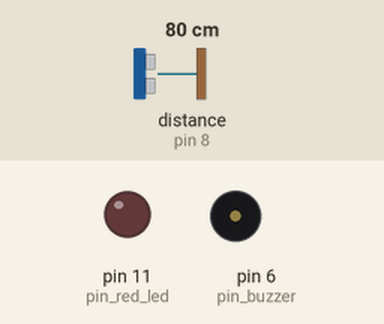
The sketch below on a simulated Arduino Uno, built with avr-gcc and run on an emulated ATmega328P. Parts: output pins drawn as LEDs (lit = HIGH), buzzer (waves = sounding, pin HIGH). Wiring (inferred from the names in the program): ultrasonic range finder: trigger pin 7; echo pin 8. The test bench sets the inputs (shaded band); at power-on: distance to the obstacle (sensor on pin 8) 80 cm. The echo pulse lasts 58.3 µs per cm; pins used as bus, display or sensor lines are not drawn.

Above: at 1.2 s.
1.3 s: distance to the obstacle (sensor on pin 8) set to 33 cm
2.8 s: distance to the obstacle (sensor on pin 8) set to 28 cm
At 3.8 s:
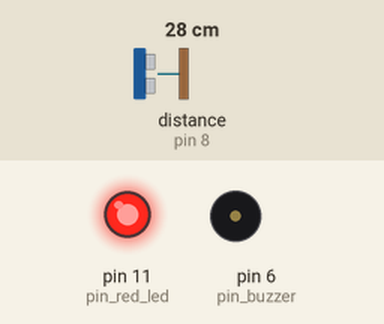
4.3 s: distance to the obstacle (sensor on pin 8) set to 12 cm
5.8 s: distance to the obstacle (sensor on pin 8) set to 9 cm
At 6.7 s:
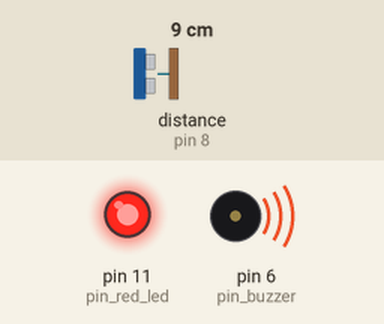
7.3 s: distance to the obstacle (sensor on pin 8) set to 18 cm
At 8.4 s:
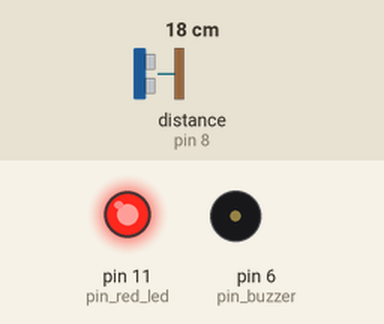
8.8 s: distance to the obstacle (sensor on pin 8) set to 2 cm
At 9.2 s:
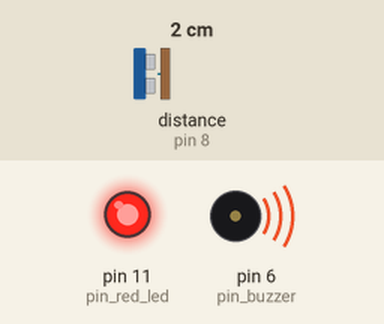
Timing chart, 0 to 11.3 s (numbered marks = the images above; inputs shaded):
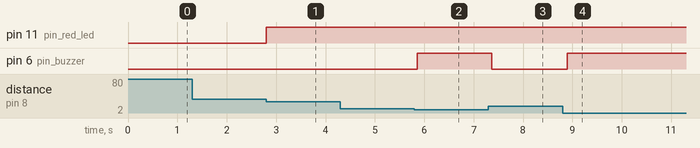

The sketch:

unit-011-diffrent-warnings-to-different-distances.ino
```cpp
const char pin_trig    = 7;
const char pin_echo    = 8;
const char pin_buzzer  = 6;
const char pin_red_led = 11;
void setup() {
  pinMode(pin_trig, OUTPUT);
  pinMode(pin_echo, INPUT);
  pinMode(pin_buzzer, OUTPUT);
  pinMode(pin_red_led, OUTPUT);


  // Optional: for debugging
  // Serial.begin(9600);
}
void loop() {
  long duration;
  int distance_cm;


  // Make sure Trig is LOW
  digitalWrite(pin_trig, LOW);
  delayMicroseconds(2);


  // Send a 10 µs pulse on Trig
  digitalWrite(pin_trig, HIGH);
  delayMicroseconds(10);
  digitalWrite(pin_trig, LOW);


  // Read echo time
  duration = pulseIn(pin_echo, HIGH);


  // Convert time to distance in cm (approximate)
  distance_cm = duration * 0.034 / 2;


  // Optional: see the value in Serial Monitor
  // Serial.print("Distance: ");
  // Serial.print(distance_cm);
  // Serial.println(" cm");
 if (distance_cm > 0 && distance_cm < 10) {
    // Very close → strong warning: LED + buzzer
    digitalWrite(pin_red_led, HIGH);
    digitalWrite(pin_buzzer, HIGH);


  } else if (distance_cm >= 10 && distance_cm < 30) {
    // Medium distance → only LED ON
    digitalWrite(pin_red_led, HIGH);
    digitalWrite(pin_buzzer, LOW);


  } else {
    // Far away or no object → everything OFF
    digitalWrite(pin_red_led, LOW);
    digitalWrite(pin_buzzer, LOW);
  }


  delay(100); // small pause before next measurement
}
```

Measured:
- the behaviour switches between 31 and 30 cm on distance to the obstacle (sensor on pin 8) (found by bisection; images 0 and 1)
- the behaviour switches between 11 and 10 cm on distance to the obstacle (sensor on pin 8) (found by bisection; images 1 and 2)
- after the input at 1.3 s, every drawn part: stays the same
- after the input at 2.8 s, pin 11 (pin_red_led): LOW → HIGH at once
- after the input at 4.3 s, every drawn part: stays the same
- after the input at 5.8 s, pin 6 (pin_buzzer): LOW → HIGH after 0.05 s
- after the input at 7.3 s, pin 6 (pin_buzzer): HIGH → LOW after 0.07 s
- after the input at 8.8 s, pin 6 (pin_buzzer): LOW → HIGH after 0.09 s
